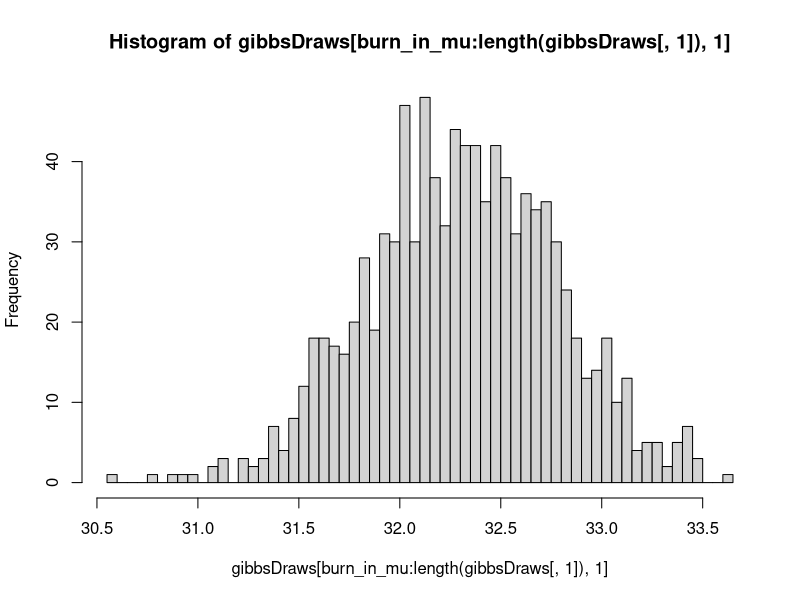
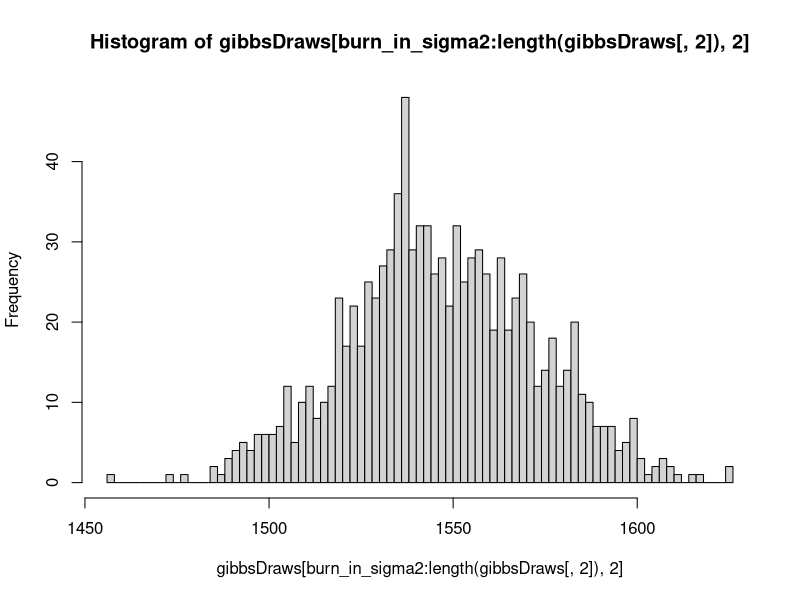
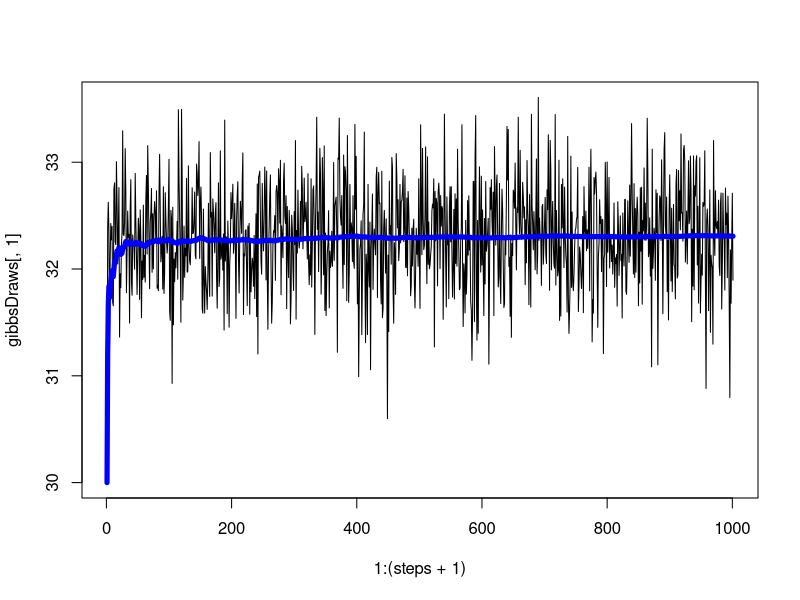
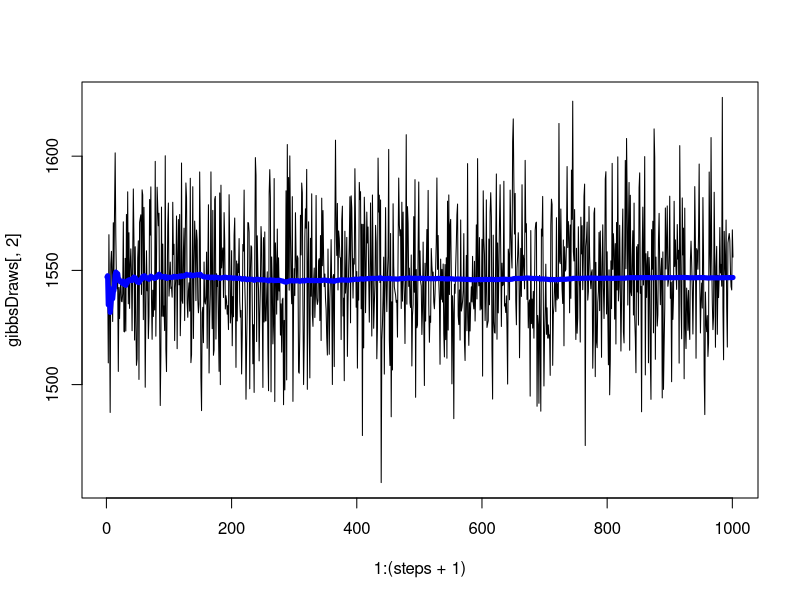
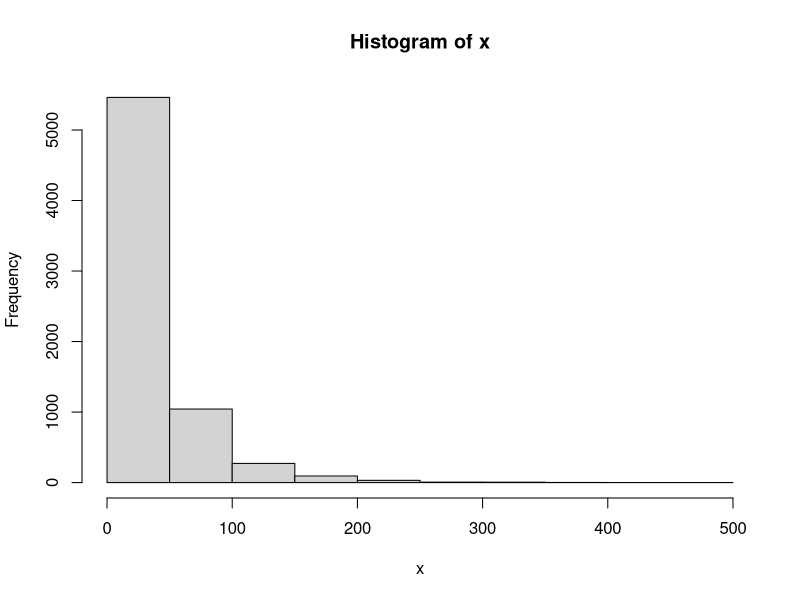
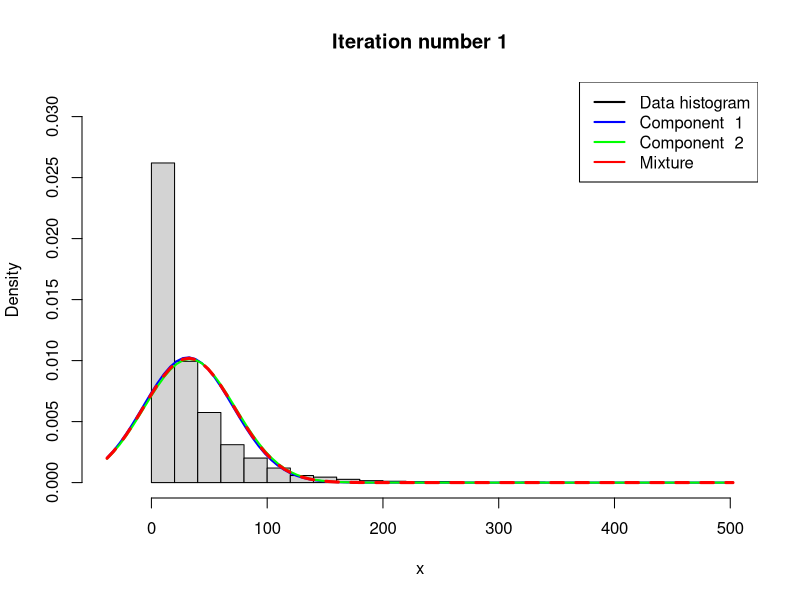
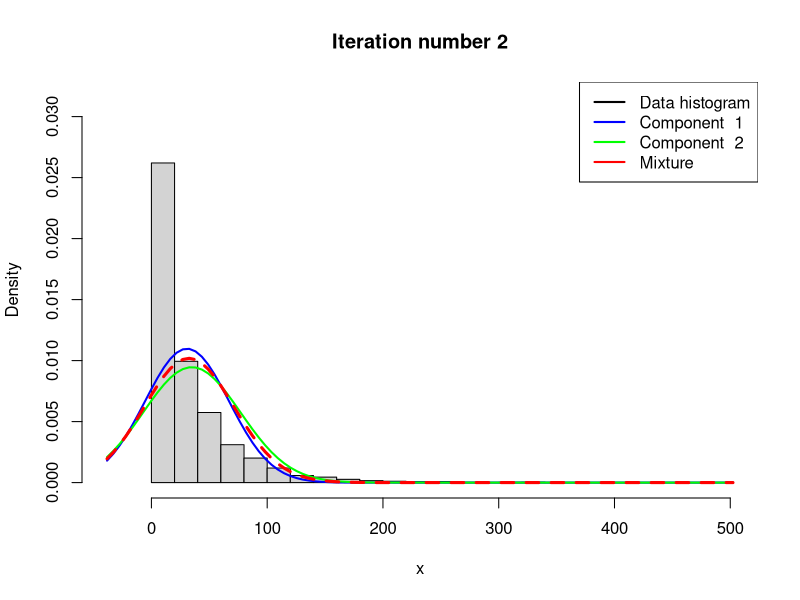
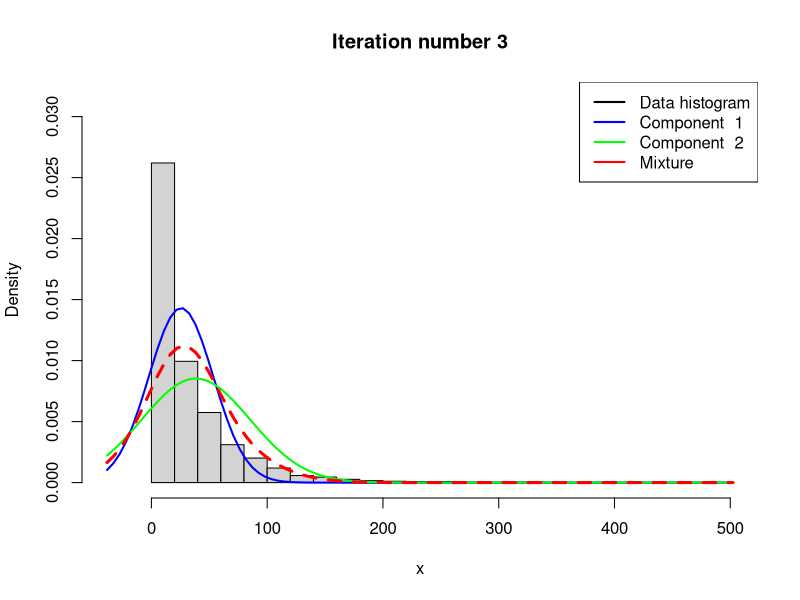

Generate these figures, in order, with R:
#################### QUESTION 1 ####################

RNGversion('3.5.1')

#### a
data = read.table('rainfall.dat', col.names = 'rainfall')

#### (i)

n = length(data$rainfall)
avg = mean(data$rainfall)

#prior setup
mu_0 = 30 #mu prior from prior knowledge, or looking at the data if there is no knowledge
tau2_0 = 100 #std(mu_0) high, because we have no prior knowledge
sigma2_0 = var(data$rainfall) # should use var(data$rainfall for best guess)
nu_0 = 4 #df, small, because we have no prior knowledge

# scaled-inverse chi-square simulator (from lab1 and from NormalMixtureGibbs.R)
rScaledInvChi2 <- function(n, df, scale){
  return((df*scale)/rchisq(n,df=df))
}


# Gibbs sampling
steps = 1000
gibbsDraws <- matrix(0,steps+1,2) #1st column: mu, 2nd column: sigma2
gibbsDraws[1,1] = mu_0
gibbsDraws[1,2] = sigma2_0

for (i in 1:steps) {
  #simulate mu from conditional posterior (normal)
  w = (n/gibbsDraws[i,2])/(n/gibbsDraws[i,2] + 1/tau2_0)
  mu_n = w * avg + (1-w) * mu_0
  tau2_n = 1 / (n/gibbsDraws[i,2] + 1/tau2_0)
  
  #update mu
  gibbsDraws[i+1,1] = rnorm(1, mu_n, sqrt(tau2_n))
  
  #simulate sigma2 from conditional posterior (inv-chisq)
  nu_n = nu_0 + n
  scale = (nu_0 * sigma2_0 + sum((data$rainfall - gibbsDraws[i+1,1])^2)) / (n + nu_0)
  
  #update sigma2
  gibbsDraws[i+1,2] = rScaledInvChi2(1, nu_n, scale)
}

#### (ii)

burn_in_mu = 10
burn_in_sigma2 = 10
hist(gibbsDraws[burn_in_mu:length(gibbsDraws[,1]),1], breaks = 100)
hist(gibbsDraws[burn_in_sigma2:length(gibbsDraws[,2]),2], breaks = 100)

#Plot Markov chains and cumulative mean plots
cum_mean = numeric(steps + 1)
cum_var = numeric(steps + 1)
for (i in 1:(steps+1)) {
  cum_mean[i] = mean(gibbsDraws[1:i,1])
  cum_var[i] = mean(gibbsDraws[1:i,2])
}
plot(1:(steps+1), gibbsDraws[,1], type = 'l')
lines(1:(steps+1), cum_mean, col = 'blue', lwd = 5)
plot(1:(steps+1), gibbsDraws[,2], type = 'l')
lines(1:(steps+1), cum_var, col = 'blue', lwd = 5)

# result: mean of all posterior draws
mu_gibbs = mean(gibbsDraws[burn_in_mu:length(gibbsDraws[,1]),1])
sigma2_gibbs = mean(gibbsDraws[burn_in_sigma2:length(gibbsDraws[,2]),2])

#### b

#mixture model (normals)
# Code from NormalMixtureGibbs.R (by Mattias Villani)

# Estimating a simple mixture of normals
# Author: Mattias Villani, IDA, Linkoping University. http://mattiasvillani.com

##########    BEGIN USER INPUT #################
# Data options
x <- as.matrix(data$rainfall)

# Model options
nComp <- 2    # Number of mixture components

# Prior options
alpha <- 10*rep(1,nComp) # Dirichlet(alpha)
muPrior <- rep(30,nComp) # Prior mean of mu
tau2Prior <- rep(100,nComp) # Prior std of mu: high, because we have no prior knowledge
sigma2_0 <- rep(var(x),nComp) # s20 (best guess of sigma2)
nu0 <- rep(4,nComp) # degrees of freedom for prior on sigma2: small, because we have no prior knowledge

# MCMC options
nIter <- 100 # Number of Gibbs sampling draws

# Plotting options
plotFit <- TRUE
lineColors <- c("blue", "green", "magenta", 'yellow')
sleepTime <- 0.1 # Adding sleep time between iterations for plotting
################   END USER INPUT ###############

###### Defining a function that simulates from the 
rScaledInvChi2 <- function(n, df, scale){
  return((df*scale)/rchisq(n,df=df))
}

####### Defining a function that simulates from a Dirichlet distribution
rDirichlet <- function(param){
  nCat <- length(param)
  piDraws <- matrix(NA,nCat,1)
  for (j in 1:nCat){
    piDraws[j] <- rgamma(1,param[j],1)
  }
  piDraws = piDraws/sum(piDraws) # Diving every column of piDraws by the sum of the elements in that column.
  return(piDraws)
}

# Simple function that converts between two different representations of the mixture allocation
S2alloc <- function(S){
  n <- dim(S)[1]
  alloc <- rep(0,n)
  for (i in 1:n){
    alloc[i] <- which(S[i,] == 1)
  }
  return(alloc)
}
# Seed
set.seed(1234567890)

# Initial value for the MCMC
nObs <- length(x)
S <- t(rmultinom(nObs, size = 1 , prob = rep(1/nComp,nComp))) # nObs-by-nComp matrix with component allocations.
mu <- quantile(x, probs = seq(0,1,length = nComp))
sigma2 <- rep(var(x),nComp)
probObsInComp <- rep(NA, nComp)

# Setting up the plot
xGrid <- seq(min(x)-1*apply(x,2,sd),max(x)+1*apply(x,2,sd),length = 100)
xGridMin <- min(xGrid)
xGridMax <- max(xGrid)
mixDensMean <- rep(0,length(xGrid))
effIterCount <- 0
ylim <- c(0,2*max(hist(x)$density))


for (k in 1:nIter){
  message(paste('Iteration number:',k))
  alloc <- S2alloc(S) # Just a function that converts between different representations of the group allocations
  nAlloc <- colSums(S)
  print(nAlloc)
  # Update components probabilities
  pi <- rDirichlet(alpha + nAlloc)
  
  # Update mu's
  for (j in 1:nComp){
    precPrior <- 1/tau2Prior[j]
    precData <- nAlloc[j]/sigma2[j]
    precPost <- precPrior + precData
    wPrior <- precPrior/precPost
    muPost <- wPrior*muPrior + (1-wPrior)*mean(x[alloc == j])
    tau2Post <- 1/precPost
    mu[j] <- rnorm(1, mean = muPost, sd = sqrt(tau2Post))
  }
  
  # Update sigma2's
  for (j in 1:nComp){
    sigma2[j] <- rScaledInvChi2(1, df = nu0[j] + nAlloc[j], scale = (nu0[j]*sigma2_0[j] + sum((x[alloc == j] - mu[j])^2))/(nu0[j] + nAlloc[j]))
  }
  
  # Update allocation
  for (i in 1:nObs){
    for (j in 1:nComp){
      probObsInComp[j] <- pi[j]*dnorm(x[i], mean = mu[j], sd = sqrt(sigma2[j]))
    }
    S[i,] <- t(rmultinom(1, size = 1 , prob = probObsInComp/sum(probObsInComp)))
  }
  
  # Printing the fitted density against data histogram
  if (plotFit && (k%%1 ==0)){
    effIterCount <- effIterCount + 1
    hist(x, breaks = 20, freq = FALSE, xlim = c(xGridMin,xGridMax), main = paste("Iteration number",k), ylim = ylim)
    mixDens <- rep(0,length(xGrid))
    components <- c()
    for (j in 1:nComp){
      compDens <- dnorm(xGrid,mu[j],sd = sqrt(sigma2[j]))
      mixDens <- mixDens + pi[j]*compDens
      lines(xGrid, compDens, type = "l", lwd = 2, col = lineColors[j])
      components[j] <- paste("Component ",j)
    }
    mixDensMean <- ((effIterCount-1)*mixDensMean + mixDens)/effIterCount
    
    lines(xGrid, mixDens, type = "l", lty = 2, lwd = 3, col = 'red')
    legend("topright", box.lty = 1, legend = c("Data histogram",components, 'Mixture'), 
           col = c("black",lineColors[1:nComp], 'red'), lwd = 2)
    Sys.sleep(sleepTime)
  }
  
}

hist(x, breaks = 20, freq = FALSE, xlim = c(xGridMin,xGridMax), main = "Final fitted density")
lines(xGrid, mixDensMean, type = "l", lwd = 2, lty = 4, col = "red")
lines(xGrid, dnorm(xGrid, mean = mean(x), sd = apply(x,2,sd)), type = "l", lwd = 2, col = "blue")
legend("topright", box.lty = 1, legend = c("Data histogram","Mixture density","Normal density"), col=c("black","red","blue"), lwd = 2)

#########################    End of code from Mattias Villani    ##############################################




#### c

#histogram of data
hist(data$rainfall, freq = F, breaks = 30)

#normal density from a)
norm_gibbs = rnorm(1000, mean = mu_gibbs, sd = sqrt(sigma2_gibbs))
lines(density(norm_gibbs), col = 'blue', lwd = 2)

#mixture of normals from b)
lines(xGrid, mixDensMean, type = "l", lwd = 2, col = "red")


